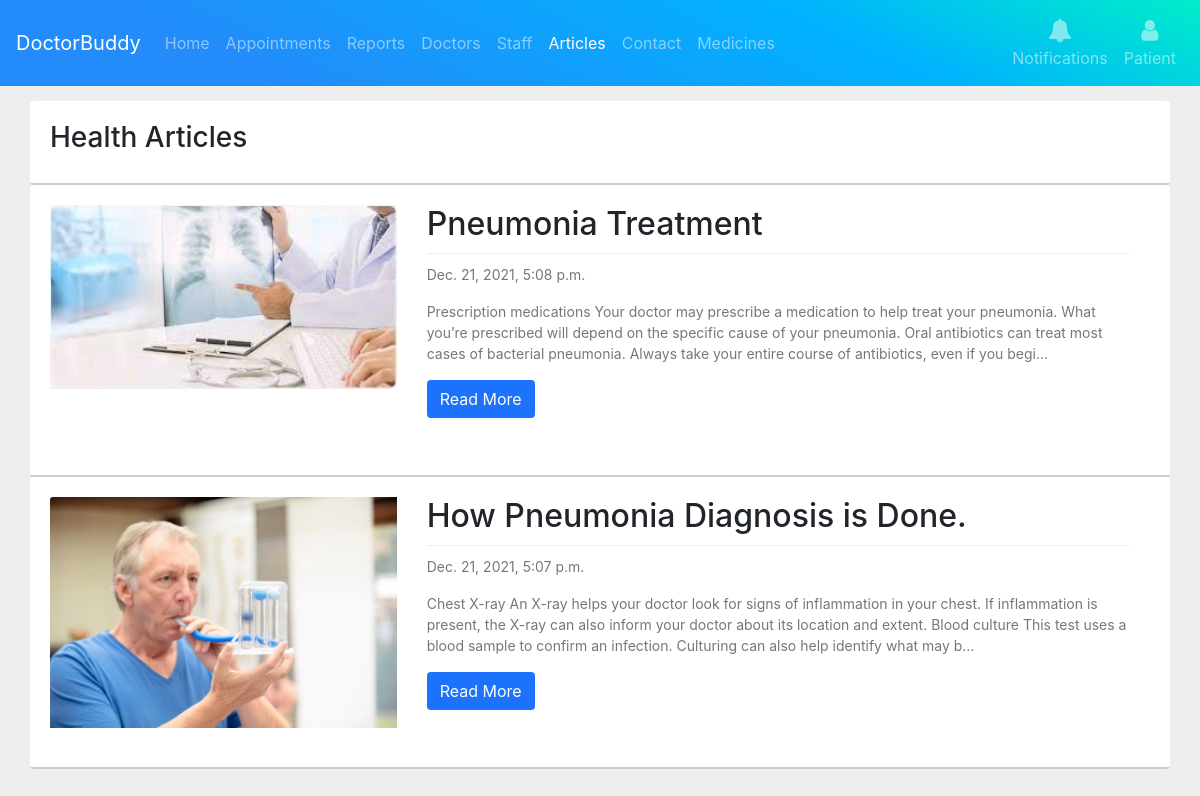
/articles/ (signed in), run on the app's committed database.
### mainapp/models.py (models this page shows, shortened)
class Blogs(models.Model):
    blog_title = models.CharField(verbose_name='Title', max_length=255)
    blog_slug = models.SlugField(verbose_name='Slug', max_length=255)
    blog_desc = models.TextField(verbose_name='Description', max_length=20000)
    blog_pubdate = models.DateTimeField(verbose_name='Published Date & Time', default=datetime.now, blank=True,
                                        null=True)
    blog_publish = models.BooleanField(verbose_name="Publish Status")
    blog_img = models.ImageField(verbose_name='Image', upload_to='blogimages/', blank=True, null=True)
    class Meta:
        verbose_name_plural = 'Articles'
        verbose_name = "Articles"

### mainapp/views.py (the view)
# urls.py: path('articles/', views.article, name='articles'),
def article(request):
    objnotify = allnotification(request)
    blogs = Blogs.objects.filter(blog_publish=True).order_by('-blog_pubdate')
    context = {'blogs': blogs, 'objnotify': objnotify}
    return render(request, 'article/articles.html', context)

### templates/article/articles.html (shortened to what this page needs)
{% extends "base.html" %}
{%block maincontent%}
<div class="container-fluid">
    <div class="main-body">
        <div class="row">
            <div class="col">
                <div class="well blog">
                    <div class="row">
                        <div class="col-sm-8">
                            <h3>Health Articles</h3>
                        </div>
                        <div class="col-sm-4">
                        </div>
                    </div>
                </div>
            </div>
        </div>
        <div class="row">
            {%for blog in blogs%}
            <div class="col-xs-12 col-sm-12 col-md-12 col-lg-12">
                <div class="well blog">
                    <div class="row">
                        <div class="col-4">
                            <div class="image">
                                <img src="{{blog.blog_img.url}}" alt="">
                            </div>
                        </div>
                        <div class="col-8">
                            <div class="blog-details">
                                <h2>{{blog.blog_title}}
                                </h2>
                                <p>{{blog.blog_pubdate}}</p>
                                <p>
                                    {{blog.blog_desc|striptags|truncatechars:300}}
                                </p>
                                <a class="btn btn-clr" href="{%url 'single-article' blog.blog_slug %}">Read More</a>
                            </div>
                        </div>
                    </div>
                </div>
            </div>
            {%endfor%}
        </div>
    </div>
</div>
{%endblock%}

### templates/base.html (style rules this page uses)
.btn-clr { text-decoration: none; background-color: #1d72fc; color: white; }

### templates/article/articles.html (style rules this page uses)
body { background: #eee; }
.main-body { padding: 15px; }
p { font-size: 14px; color: #777; }
.blog .image { height: 250px; overflow: hidden; border-radius: 3px 0 0 3px; }
.blog .image img { width: 100%; height: auto; }
.blog .blog-details { padding: 0 20px 0 0; }
.blog { padding: 0; }
.well { border: 0; padding: 20px; min-height: 63px; background: #fff; box-shadow: none; border-radius: 3px; position: relative; max-height: 100000px; border-bottom: 2px solid #ccc; }
.blog .blog-details h2 { margin-bottom: 10px; padding-bottom: 10px; border-bottom: 1px solid #eee; }
.btn-clr { text-decoration: none; background-color: #1d72fc; color: white; }

### data on the page
Blogs: blog_img (picture), blog_title "Pneumonia Treatment", blog_pubdate "Dec. 21, 2021, 5:08 p.m.", blog_desc "Prescription medications Your doctor may prescribe a medication to help treat your pneumonia. What you’re prescribed will depend on the specific cause of your pneumonia. Oral antibiotics can treat most cases of bacterial pneumonia. Always take your entire course of antibiotics, even if you begi…"
Blogs: blog_img (picture), blog_title "How Pneumonia Diagnosis is Done.", blog_pubdate "Dec. 21, 2021, 5:07 p.m.", blog_desc "Chest X-ray An X-ray helps your doctor look for signs of inflammation in your chest. If inflammation is present, the X-ray can also inform your doctor about its location and extent. Blood culture This test uses a blood sample to confirm an infection. Culturing can also help identify what may b…"
